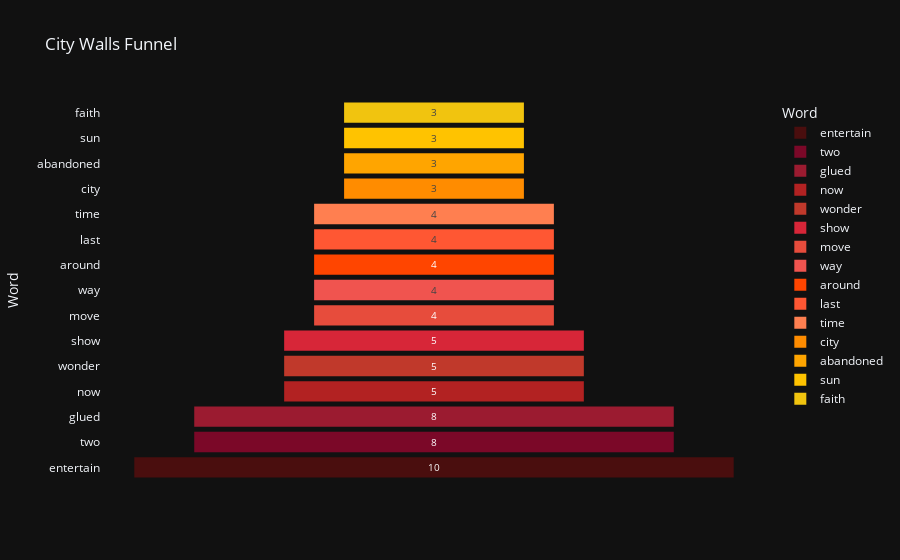

Notebook code for this chart:
### Markdown cell above
### City Walls Funnel Chart

### Code cell
import kaleido as k
import plotly.express as px

df_counts = pd.DataFrame(counts.most_common(15), columns=['Word', 'Count'])

fig = px.funnel(df_counts, x='Count', y='Word',
                title='City Walls Funnel',
                color='Word',
                color_discrete_sequence=warm_colors)
# Save the figure as a PNG
fig.write_image("funnel_chart.png", scale=2) # scale=2 increases resolution

fig.show()

### Figure 1 — Plotly figure (JSON) as saved in the notebook; plotly's stock layout.template omitted (floating-point values rounded to 4 significant figures)
{"data": [{"hovertemplate": "Word=%{y}<br>Count=%{x}<extra></extra>", "legendgroup": "entertain", "marker": {"color": "#4A0E0E"}, "name": "entertain", "orientation": "h", "showlegend": true, "x": [10], "xaxis": "x", "y": ["entertain"], "yaxis": "y", "type": "funnel"}, {"hovertemplate": "Word=%{y}<br>Count=%{x}<extra></extra>", "legendgroup": "two", "marker": {"color": "#7B0828"}, "name": "two", "orientation": "h", "showlegend": true, "x": [8], "xaxis": "x", "y": ["two"], "yaxis": "y", "type": "funnel"}, {"hovertemplate": "Word=%{y}<br>Count=%{x}<extra></extra>", "legendgroup": "glued", "marker": {"color": "#9B1B30"}, "name": "glued", "orientation": "h", "showlegend": true, "x": [8], "xaxis": "x", "y": ["glued"], "yaxis": "y", "type": "funnel"}, {"hovertemplate": "Word=%{y}<br>Count=%{x}<extra></extra>", "legendgroup": "now", "marker": {"color": "#B22222"}, "name": "now", "orientation": "h", "showlegend": true, "x": [5], "xaxis": "x", "y": ["now"], "yaxis": "y", "type": "funnel"}, {"hovertemplate": "Word=%{y}<br>Count=%{x}<extra></extra>", "legendgroup": "wonder", "marker": {"color": "#C0392B"}, "name": "wonder", "orientation": "h", "showlegend": true, "x": [5], "xaxis": "x", "y": ["wonder"], "yaxis": "y", "type": "funnel"}, {"hovertemplate": "Word=%{y}<br>Count=%{x}<extra></extra>", "legendgroup": "show", "marker": {"color": "#D72638"}, "name": "show", "orientation": "h", "showlegend": true, "x": [5], "xaxis": "x", "y": ["show"], "yaxis": "y", "type": "funnel"}, {"hovertemplate": "Word=%{y}<br>Count=%{x}<extra></extra>", "legendgroup": "move", "marker": {"color": "#E74C3C"}, "name": "move", "orientation": "h", "showlegend": true, "x": [4], "xaxis": "x", "y": ["move"], "yaxis": "y", "type": "funnel"}, {"hovertemplate": "Word=%{y}<br>Count=%{x}<extra></extra>", "legendgroup": "way", "marker": {"color": "#F0544F"}, "name": "way", "orientation": "h", "showlegend": true, "x": [4], "xaxis": "x", "y": ["way"], "yaxis": "y", "type": "funnel"}, {"hovertemplate": "Word=%{y}<br>Count=%{x}<extra></extra>", "legendgroup": "around", "marker": {"color": "#FF4500"}, "name": "around", "orientation": "h", "showlegend": true, "x": [4], "xaxis": "x", "y": ["around"], "yaxis": "y", "type": "funnel"}, {"hovertemplate": "Word=%{y}<br>Count=%{x}<extra></extra>", "legendgroup": "last", "marker": {"color": "#FF5733"}, "name": "last", "orientation": "h", "showlegend": true, "x": [4], "xaxis": "x", "y": ["last"], "yaxis": "y", "type": "funnel"}, {"hovertemplate": "Word=%{y}<br>Count=%{x}<extra></extra>", "legendgroup": "time", "marker": {"color": "#FF7F50"}, "name": "time", "orientation": "h", "showlegend": true, "x": [4], "xaxis": "x", "y": ["time"], "yaxis": "y", "type": "funnel"}, {"hovertemplate": "Word=%{y}<br>Count=%{x}<extra></extra>", "legendgroup": "city", "marker": {"color": "#FF8C00"}, "name": "city", "orientation": "h", "showlegend": true, "x": [3], "xaxis": "x", "y": ["city"], "yaxis": "y", "type": "funnel"}, {"hovertemplate": "Word=%{y}<br>Count=%{x}<extra></extra>", "legendgroup": "abandoned", "marker": {"color": "#FFA500"}, "name": "abandoned", "orientation": "h", "showlegend": true, "x": [3], "xaxis": "x", "y": ["abandoned"], "yaxis": "y", "type": "funnel"}, {"hovertemplate": "Word=%{y}<br>Count=%{x}<extra></extra>", "legendgroup": "sun", "marker": {"color": "#FFC300"}, "name": "sun", "orientation": "h", "showlegend": true, "x": [3], "xaxis": "x", "y": ["sun"], "yaxis": "y", "type": "funnel"}, {"hovertemplate": "Word=%{y}<br>Count=%{x}<extra></extra>", "legendgroup": "faith", "marker": {"color": "#F1C40F"}, "name": "faith", "orientation": "h", "showlegend": true, "x": [3], "xaxis": "x", "y": ["faith"], "yaxis": "y", "type": "funnel"}], "layout": {"xaxis": {"anchor": "y", "domain": [0.0, 1.0], "title": {"text": "Count"}}, "yaxis": {"anchor": "x", "domain": [0.0, 1.0], "title": {"text": "Word"}, "categoryorder": "array", "categoryarray": ["faith", "sun", "abandoned", "city", "time", "last", "around", "way", "move", "show", "wonder", "now", "glued", "two", "entertain"]}, "legend": {"title": {"text": "Word"}, "tracegroupgap": 0}, "title": {"text": "City Walls Funnel"}}}
